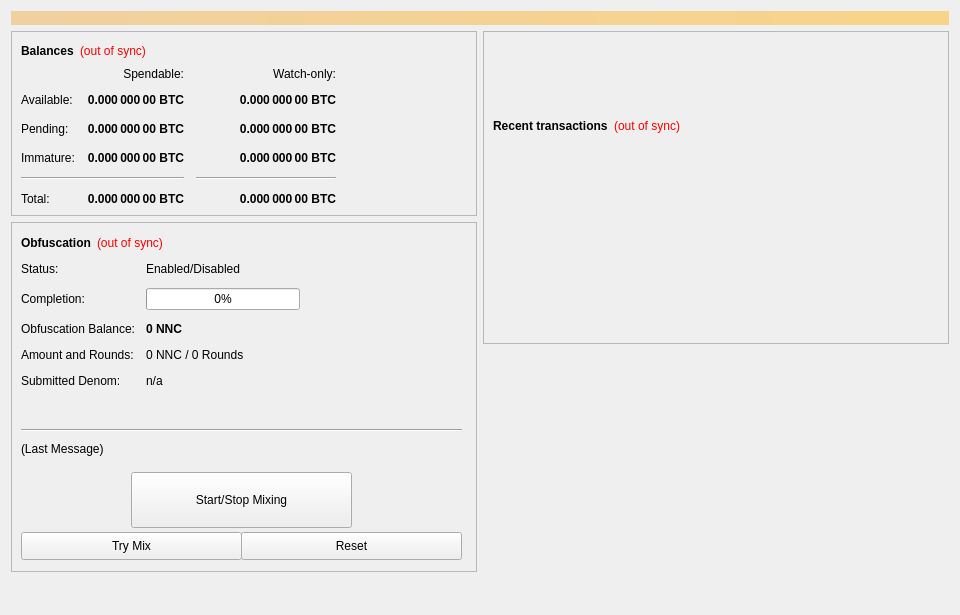
<?xml version="1.0" encoding="UTF-8"?>
<ui version="4.0">
 <class>OverviewPage</class>
 <widget class="QWidget" name="OverviewPage">
  <property name="geometry">
   <rect>
    <x>0</x>
    <y>0</y>
    <width>960</width>
    <height>615</height>
   </rect>
  </property>
  <property name="minimumSize">
   <size>
    <width>960</width>
    <height>0</height>
   </size>
  </property>
  <property name="windowTitle">
   <string>Form</string>
  </property>
  <layout class="QVBoxLayout" name="topLayout">
   <item>
    <widget class="QLabel" name="labelAlerts">
     <property name="visible">
      <bool>false</bool>
     </property>
     <property name="styleSheet">
      <string notr="true">background-color: qlineargradient(x1: 0, y1: 0, x2: 1, y2: 0, stop:0 #F0D0A0, stop:1 #F8D488); color:#000000;</string>
     </property>
     <property name="wordWrap">
      <bool>true</bool>
     </property>
     <property name="margin">
      <number>3</number>
     </property>
    </widget>
   </item>
   <item>
    <layout class="QHBoxLayout" name="horizontalLayout" stretch="1,1">
     <item>
      <layout class="QVBoxLayout" name="verticalLayout_2">
       <item>
        <widget class="QFrame" name="frame">
         <property name="frameShape">
          <enum>QFrame::StyledPanel</enum>
         </property>
         <property name="frameShadow">
          <enum>QFrame::Raised</enum>
         </property>
         <layout class="QVBoxLayout" name="verticalLayout_4">
          <item>
           <layout class="QHBoxLayout" name="horizontalLayout_4">
            <item>
             <widget class="QLabel" name="label_5">
              <property name="font">
               <font>
                <weight>75</weight>
                <bold>true</bold>
               </font>
              </property>
              <property name="text">
               <string>Balances</string>
              </property>
             </widget>
            </item>
            <item>
             <widget class="QLabel" name="labelWalletStatus">
              <property name="cursor">
               <cursorShape>WhatsThisCursor</cursorShape>
              </property>
              <property name="toolTip">
               <string>The displayed information may be out of date. Your wallet automatically synchronizes with the NanuCoin network after a connection is established, but this process has not completed yet.</string>
              </property>
              <property name="styleSheet">
               <string notr="true">QLabel { color: red; }</string>
              </property>
              <property name="text">
               <string notr="true">(out of sync)</string>
              </property>
              <property name="alignment">
               <set>Qt::AlignLeading|Qt::AlignLeft|Qt::AlignVCenter</set>
              </property>
             </widget>
            </item>
            <item>
             <spacer name="horizontalSpacer_3">
              <property name="orientation">
               <enum>Qt::Horizontal</enum>
              </property>
              <property name="sizeHint" stdset="0">
               <size>
                <width>40</width>
                <height>20</height>
               </size>
              </property>
             </spacer>
            </item>
           </layout>
          </item>
          <item>
           <layout class="QGridLayout" name="gridLayout">
            <property name="spacing">
             <number>12</number>
            </property>
            <item row="2" column="2">
             <widget class="QLabel" name="labelWatchPending">
              <property name="font">
               <font>
                <weight>75</weight>
                <bold>true</bold>
               </font>
              </property>
              <property name="cursor">
               <cursorShape>IBeamCursor</cursorShape>
              </property>
              <property name="toolTip">
               <string>Unconfirmed transactions to watch-only addresses</string>
              </property>
              <property name="text">
               <string notr="true">0.000 000 00 BTC</string>
              </property>
              <property name="alignment">
               <set>Qt::AlignRight|Qt::AlignTrailing|Qt::AlignVCenter</set>
              </property>
              <property name="textInteractionFlags">
               <set>Qt::LinksAccessibleByMouse|Qt::TextSelectableByKeyboard|Qt::TextSelectableByMouse</set>
              </property>
             </widget>
            </item>
            <item row="2" column="1">
             <widget class="QLabel" name="labelUnconfirmed">
              <property name="font">
               <font>
                <weight>75</weight>
                <bold>true</bold>
               </font>
              </property>
              <property name="cursor">
               <cursorShape>IBeamCursor</cursorShape>
              </property>
              <property name="toolTip">
               <string>Total of transactions that have yet to be confirmed, and do not yet count toward the spendable balance</string>
              </property>
              <property name="text">
               <string notr="true">0.000 000 00 BTC</string>
              </property>
              <property name="alignment">
               <set>Qt::AlignRight|Qt::AlignTrailing|Qt::AlignVCenter</set>
              </property>
              <property name="textInteractionFlags">
               <set>Qt::LinksAccessibleByMouse|Qt::TextSelectableByKeyboard|Qt::TextSelectableByMouse</set>
              </property>
             </widget>
            </item>
            <item row="3" column="2">
             <widget class="QLabel" name="labelWatchImmature">
              <property name="font">
               <font>
                <weight>75</weight>
                <bold>true</bold>
               </font>
              </property>
              <property name="cursor">
               <cursorShape>IBeamCursor</cursorShape>
              </property>
              <property name="toolTip">
               <string>Staked or masternode rewards in watch-only addresses that has not yet matured</string>
              </property>
              <property name="text">
               <string notr="true">0.000 000 00 BTC</string>
              </property>
              <property name="alignment">
               <set>Qt::AlignRight|Qt::AlignTrailing|Qt::AlignVCenter</set>
              </property>
              <property name="textInteractionFlags">
               <set>Qt::LinksAccessibleByMouse|Qt::TextSelectableByKeyboard|Qt::TextSelectableByMouse</set>
              </property>
             </widget>
            </item>
            <item row="4" column="0" colspan="2">
             <widget class="Line" name="lineSpendableBalance">
              <property name="orientation">
               <enum>Qt::Horizontal</enum>
              </property>
             </widget>
            </item>
            <item row="4" column="2">
             <widget class="Line" name="lineWatchBalance">
              <property name="sizePolicy">
               <sizepolicy hsizetype="Preferred" vsizetype="Fixed">
                <horstretch>0</horstretch>
                <verstretch>0</verstretch>
               </sizepolicy>
              </property>
              <property name="minimumSize">
               <size>
                <width>140</width>
                <height>0</height>
               </size>
              </property>
              <property name="orientation">
               <enum>Qt::Horizontal</enum>
              </property>
             </widget>
            </item>
            <item row="5" column="0">
             <widget class="QLabel" name="labelTotalText">
              <property name="text">
               <string>Total:</string>
              </property>
             </widget>
            </item>
            <item row="3" column="1">
             <widget class="QLabel" name="labelImmature">
              <property name="font">
               <font>
                <weight>75</weight>
                <bold>true</bold>
               </font>
              </property>
              <property name="cursor">
               <cursorShape>IBeamCursor</cursorShape>
              </property>
              <property name="toolTip">
               <string>Staked or masternode rewards that has not yet matured</string>
              </property>
              <property name="text">
               <string notr="true">0.000 000 00 BTC</string>
              </property>
              <property name="alignment">
               <set>Qt::AlignRight|Qt::AlignTrailing|Qt::AlignVCenter</set>
              </property>
              <property name="textInteractionFlags">
               <set>Qt::LinksAccessibleByMouse|Qt::TextSelectableByKeyboard|Qt::TextSelectableByMouse</set>
              </property>
             </widget>
            </item>
            <item row="2" column="3">
             <spacer name="horizontalSpacer_2">
              <property name="orientation">
               <enum>Qt::Horizontal</enum>
              </property>
              <property name="sizeHint" stdset="0">
               <size>
                <width>40</width>
                <height>20</height>
               </size>
              </property>
             </spacer>
            </item>
            <item row="3" column="0">
             <widget class="QLabel" name="labelImmatureText">
              <property name="text">
               <string>Immature:</string>
              </property>
             </widget>
            </item>
            <item row="5" column="1">
             <widget class="QLabel" name="labelTotal">
              <property name="font">
               <font>
                <weight>75</weight>
                <bold>true</bold>
               </font>
              </property>
              <property name="cursor">
               <cursorShape>IBeamCursor</cursorShape>
              </property>
              <property name="toolTip">
               <string>Your current total balance</string>
              </property>
              <property name="text">
               <string notr="true">0.000 000 00 BTC</string>
              </property>
              <property name="alignment">
               <set>Qt::AlignRight|Qt::AlignTrailing|Qt::AlignVCenter</set>
              </property>
              <property name="textInteractionFlags">
               <set>Qt::LinksAccessibleByMouse|Qt::TextSelectableByKeyboard|Qt::TextSelectableByMouse</set>
              </property>
             </widget>
            </item>
            <item row="5" column="2">
             <widget class="QLabel" name="labelWatchTotal">
              <property name="font">
               <font>
                <weight>75</weight>
                <bold>true</bold>
               </font>
              </property>
              <property name="cursor">
               <cursorShape>IBeamCursor</cursorShape>
              </property>
              <property name="toolTip">
               <string>Current total balance in watch-only addresses</string>
              </property>
              <property name="text">
               <string notr="true">0.000 000 00 BTC</string>
              </property>
              <property name="alignment">
               <set>Qt::AlignRight|Qt::AlignTrailing|Qt::AlignVCenter</set>
              </property>
              <property name="textInteractionFlags">
               <set>Qt::LinksAccessibleByMouse|Qt::TextSelectableByKeyboard|Qt::TextSelectableByMouse</set>
              </property>
             </widget>
            </item>
            <item row="0" column="2">
             <widget class="QLabel" name="labelWatchonly">
              <property name="text">
               <string>Watch-only:</string>
              </property>
              <property name="alignment">
               <set>Qt::AlignRight|Qt::AlignTrailing|Qt::AlignVCenter</set>
              </property>
             </widget>
            </item>
            <item row="1" column="0">
             <widget class="QLabel" name="labelBalanceText">
              <property name="text">
               <string>Available:</string>
              </property>
             </widget>
            </item>
            <item row="1" column="1">
             <widget class="QLabel" name="labelBalance">
              <property name="font">
               <font>
                <weight>75</weight>
                <bold>true</bold>
               </font>
              </property>
              <property name="cursor">
               <cursorShape>IBeamCursor</cursorShape>
              </property>
              <property name="toolTip">
               <string>Your current spendable balance</string>
              </property>
              <property name="text">
               <string notr="true">0.000 000 00 BTC</string>
              </property>
              <property name="alignment">
               <set>Qt::AlignRight|Qt::AlignTrailing|Qt::AlignVCenter</set>
              </property>
              <property name="textInteractionFlags">
               <set>Qt::LinksAccessibleByMouse|Qt::TextSelectableByKeyboard|Qt::TextSelectableByMouse</set>
              </property>
             </widget>
            </item>
            <item row="1" column="2">
             <widget class="QLabel" name="labelWatchAvailable">
              <property name="font">
               <font>
                <weight>75</weight>
                <bold>true</bold>
               </font>
              </property>
              <property name="cursor">
               <cursorShape>IBeamCursor</cursorShape>
              </property>
              <property name="toolTip">
               <string>Your current balance in watch-only addresses</string>
              </property>
              <property name="text">
               <string notr="true">0.000 000 00 BTC</string>
              </property>
              <property name="alignment">
               <set>Qt::AlignRight|Qt::AlignTrailing|Qt::AlignVCenter</set>
              </property>
              <property name="textInteractionFlags">
               <set>Qt::LinksAccessibleByMouse|Qt::TextSelectableByKeyboard|Qt::TextSelectableByMouse</set>
              </property>
             </widget>
            </item>
            <item row="2" column="0">
             <widget class="QLabel" name="labelPendingText">
              <property name="text">
               <string>Pending:</string>
              </property>
             </widget>
            </item>
            <item row="0" column="1">
             <widget class="QLabel" name="labelSpendable">
              <property name="text">
               <string>Spendable:</string>
              </property>
              <property name="alignment">
               <set>Qt::AlignRight|Qt::AlignTrailing|Qt::AlignVCenter</set>
              </property>
             </widget>
            </item>
           </layout>
          </item>
         </layout>
        </widget>
       </item>
       <item>
        <widget class="QFrame" name="frameObfuscation">
         <property name="minimumSize">
          <size>
           <width>0</width>
           <height>350</height>
          </size>
         </property>
         <property name="layoutDirection">
          <enum>Qt::LeftToRight</enum>
         </property>
         <property name="frameShape">
          <enum>QFrame::StyledPanel</enum>
         </property>
         <property name="frameShadow">
          <enum>QFrame::Raised</enum>
         </property>
         <widget class="QWidget" name="formLayoutWidget">
          <property name="geometry">
           <rect>
            <x>10</x>
            <y>40</y>
            <width>451</width>
            <height>161</height>
           </rect>
          </property>
          <layout class="QFormLayout" name="formLayout">
           <property name="fieldGrowthPolicy">
            <enum>QFormLayout::AllNonFixedFieldsGrow</enum>
           </property>
           <property name="horizontalSpacing">
            <number>11</number>
           </property>
           <property name="verticalSpacing">
            <number>12</number>
           </property>
           <item row="0" column="0">
            <widget class="QLabel" name="label_6">
             <property name="text">
              <string>Status:</string>
             </property>
            </widget>
           </item>
           <item row="1" column="0">
            <widget class="QLabel" name="label_7">
             <property name="text">
              <string>Completion:</string>
             </property>
            </widget>
           </item>
           <item row="1" column="1">
            <widget class="QProgressBar" name="obfuscationProgress">
             <property name="maximumSize">
              <size>
               <width>154</width>
               <height>16777215</height>
              </size>
             </property>
             <property name="value">
              <number>0</number>
             </property>
            </widget>
           </item>
           <item row="2" column="0">
            <widget class="QLabel" name="labelAnonymizedText">
             <property name="text">
              <string>Obfuscation Balance:</string>
             </property>
            </widget>
           </item>
           <item row="2" column="1">
            <widget class="QLabel" name="labelAnonymized">
             <property name="font">
              <font>
               <weight>75</weight>
               <bold>true</bold>
              </font>
             </property>
             <property name="text">
              <string notr="true">0 NNC</string>
             </property>
            </widget>
           </item>
           <item row="3" column="0">
            <widget class="QLabel" name="label_8">
             <property name="text">
              <string>Amount and Rounds:</string>
             </property>
            </widget>
           </item>
           <item row="3" column="1">
            <widget class="QLabel" name="labelAmountRounds">
             <property name="text">
              <string>0 NNC / 0 Rounds</string>
             </property>
            </widget>
           </item>
           <item row="4" column="0">
            <widget class="QLabel" name="label_9">
             <property name="text">
              <string>Submitted Denom:</string>
             </property>
            </widget>
           </item>
           <item row="4" column="1">
            <widget class="QLabel" name="labelSubmittedDenom">
             <property name="toolTip">
              <string>The denominations you submitted to the Masternode.&lt;br&gt;To mix, other users must submit the exact same denominations.</string>
             </property>
             <property name="text">
              <string>n/a</string>
             </property>
            </widget>
           </item>
           <item row="0" column="1">
            <widget class="QLabel" name="obfuscationEnabled">
             <property name="text">
              <string>Enabled/Disabled</string>
             </property>
            </widget>
           </item>
          </layout>
         </widget>
         <widget class="QPushButton" name="runAutoDenom">
          <property name="geometry">
           <rect>
            <x>251</x>
            <y>17</y>
            <width>1</width>
            <height>1</height>
           </rect>
          </property>
          <property name="palette">
           <palette>
            <active>
             <colorrole role="WindowText">
              <brush brushstyle="SolidPattern">
               <color alpha="255">
                <red>0</red>
                <green>0</green>
                <blue>0</blue>
               </color>
              </brush>
             </colorrole>
             <colorrole role="Button">
              <brush brushstyle="SolidPattern">
               <color alpha="255">
                <red>239</red>
                <green>238</green>
                <blue>238</blue>
               </color>
              </brush>
             </colorrole>
             <colorrole role="Light">
              <brush brushstyle="SolidPattern">
               <color alpha="255">
                <red>255</red>
                <green>255</green>
                <blue>255</blue>
               </color>
              </brush>
             </colorrole>
             <colorrole role="Midlight">
              <brush brushstyle="SolidPattern">
               <color alpha="255">
                <red>247</red>
                <green>246</green>
                <blue>246</blue>
               </color>
              </brush>
             </colorrole>
             <colorrole role="Dark">
              <brush brushstyle="SolidPattern">
               <color alpha="255">
                <red>119</red>
                <green>119</green>
                <blue>119</blue>
               </color>
              </brush>
             </colorrole>
             <colorrole role="Mid">
              <brush brushstyle="SolidPattern">
               <color alpha="255">
                <red>159</red>
                <green>159</green>
                <blue>159</blue>
               </color>
              </brush>
             </colorrole>
             <colorrole role="Text">
              <brush brushstyle="SolidPattern">
               <color alpha="255">
                <red>0</red>
                <green>0</green>
                <blue>0</blue>
               </color>
              </brush>
             </colorrole>
             <colorrole role="BrightText">
              <brush brushstyle="SolidPattern">
               <color alpha="255">
                <red>255</red>
                <green>255</green>
                <blue>255</blue>
               </color>
              </brush>
             </colorrole>
             <colorrole role="ButtonText">
              <brush brushstyle="SolidPattern">
               <color alpha="255">
                <red>0</red>
                <green>0</green>
                <blue>0</blue>
               </color>
              </brush>
             </colorrole>
             <colorrole role="Base">
              <brush brushstyle="SolidPattern">
               <color alpha="255">
                <red>255</red>
                <green>255</green>
                <blue>255</blue>
               </color>
              </brush>
             </colorrole>
             <colorrole role="Window">
              <brush brushstyle="SolidPattern">
               <color alpha="255">
                <red>239</red>
                <green>238</green>
                <blue>238</blue>
               </color>
              </brush>
             </colorrole>
             <colorrole role="Shadow">
              <brush brushstyle="SolidPattern">
               <color alpha="255">
                <red>0</red>
                <green>0</green>
                <blue>0</blue>
               </color>
              </brush>
             </colorrole>
             <colorrole role="AlternateBase">
              <brush brushstyle="SolidPattern">
               <color alpha="255">
                <red>247</red>
                <green>246</green>
                <blue>246</blue>
               </color>
              </brush>
             </colorrole>
             <colorrole role="ToolTipBase">
              <brush brushstyle="SolidPattern">
               <color alpha="255">
                <red>255</red>
                <green>255</green>
                <blue>220</blue>
               </color>
              </brush>
             </colorrole>
             <colorrole role="ToolTipText">
              <brush brushstyle="SolidPattern">
               <color alpha="255">
                <red>0</red>
                <green>0</green>
                <blue>0</blue>
               </color>
              </brush>
             </colorrole>
            </active>
            <inactive>
             <colorrole role="WindowText">
              <brush brushstyle="SolidPattern">
               <color alpha="255">
                <red>0</red>
                <green>0</green>
                <blue>0</blue>
               </color>
              </brush>
             </colorrole>
             <colorrole role="Button">
              <brush brushstyle="SolidPattern">
               <color alpha="255">
                <red>239</red>
                <green>238</green>
                <blue>238</blue>
               </color>
              </brush>
             </colorrole>
             <colorrole role="Light">
              <brush brushstyle="SolidPattern">
               <color alpha="255">
                <red>255</red>
                <green>255</green>
                <blue>255</blue>
               </color>
              </brush>
             </colorrole>
             <colorrole role="Midlight">
              <brush brushstyle="SolidPattern">
               <color alpha="255">
                <red>247</red>
                <green>246</green>
                <blue>246</blue>
               </color>
              </brush>
             </colorrole>
             <colorrole role="Dark">
              <brush brushstyle="SolidPattern">
               <color alpha="255">
                <red>119</red>
                <green>119</green>
                <blue>119</blue>
               </color>
              </brush>
             </colorrole>
             <colorrole role="Mid">
              <brush brushstyle="SolidPattern">
               <color alpha="255">
                <red>159</red>
                <green>159</green>
                <blue>159</blue>
               </color>
              </brush>
             </colorrole>
             <colorrole role="Text">
              <brush brushstyle="SolidPattern">
               <color alpha="255">
                <red>0</red>
                <green>0</green>
                <blue>0</blue>
               </color>
              </brush>
             </colorrole>
             <colorrole role="BrightText">
              <brush brushstyle="SolidPattern">
               <color alpha="255">
                <red>255</red>
                <green>255</green>
                <blue>255</blue>
               </color>
              </brush>
             </colorrole>
             <colorrole role="ButtonText">
              <brush brushstyle="SolidPattern">
               <color alpha="255">
                <red>0</red>
                <green>0</green>
                <blue>0</blue>
               </color>
              </brush>
             </colorrole>
             <colorrole role="Base">
              <brush brushstyle="SolidPattern">
               <color alpha="255">
                <red>255</red>
                <green>255</green>
                <blue>255</blue>
               </color>
              </brush>
             </colorrole>
             <colorrole role="Window">
              <brush brushstyle="SolidPattern">
               <color alpha="255">
                <red>239</red>
                <green>238</green>
                <blue>238</blue>
               </color>
              </brush>
             </colorrole>
             <colorrole role="Shadow">
              <brush brushstyle="SolidPattern">
               <color alpha="255">
                <red>0</red>
                <green>0</green>
                <blue>0</blue>
               </color>
              </brush>
             </colorrole>
             <colorrole role="AlternateBase">
              <brush brushstyle="SolidPattern">
               <color alpha="255">
                <red>247</red>
                <green>246</green>
                <blue>246</blue>
               </color>
              </brush>
             </colorrole>
             <colorrole role="ToolTipBase">
              <brush brushstyle="SolidPattern">
               <color alpha="255">
                <red>255</red>
                <green>255</green>
                <blue>220</blue>
               </color>
              </brush>
             </colorrole>
             <colorrole role="ToolTipText">
              <brush brushstyle="SolidPattern">
               <color alpha="255">
                <red>0</red>
                <green>0</green>
                <blue>0</blue>
               </color>
              </brush>
             </colorrole>
            </inactive>
            <disabled>
             <colorrole role="WindowText">
              <brush brushstyle="SolidPattern">
               <color alpha="255">
                <red>119</red>
                <green>119</green>
                <blue>119</blue>
               </color>
              </brush>
             </colorrole>
             <colorrole role="Button">
              <brush brushstyle="SolidPattern">
               <color alpha="255">
                <red>239</red>
                <green>238</green>
                <blue>238</blue>
               </color>
              </brush>
             </colorrole>
             <colorrole role="Light">
              <brush brushstyle="SolidPattern">
               <color alpha="255">
                <red>255</red>
                <green>255</green>
                <blue>255</blue>
               </color>
              </brush>
             </colorrole>
             <colorrole role="Midlight">
              <brush brushstyle="SolidPattern">
               <color alpha="255">
                <red>247</red>
                <green>246</green>
                <blue>246</blue>
               </color>
              </brush>
             </colorrole>
             <colorrole role="Dark">
              <brush brushstyle="SolidPattern">
               <color alpha="255">
                <red>119</red>
                <green>119</green>
                <blue>119</blue>
               </color>
              </brush>
             </colorrole>
             <colorrole role="Mid">
              <brush brushstyle="SolidPattern">
               <color alpha="255">
                <red>159</red>
                <green>159</green>
                <blue>159</blue>
               </color>
              </brush>
             </colorrole>
             <colorrole role="Text">
              <brush brushstyle="SolidPattern">
               <color alpha="255">
                <red>119</red>
                <green>119</green>
                <blue>119</blue>
               </color>
              </brush>
             </colorrole>
             <colorrole role="BrightText">
              <brush brushstyle="SolidPattern">
               <color alpha="255">
                <red>255</red>
                <green>255</green>
                <blue>255</blue>
               </color>
              </brush>
             </colorrole>
             <colorrole role="ButtonText">
              <brush brushstyle="SolidPattern">
               <color alpha="255">
                <red>119</red>
                <green>119</green>
                <blue>119</blue>
               </color>
              </brush>
             </colorrole>
             <colorrole role="Base">
              <brush brushstyle="SolidPattern">
               <color alpha="255">
                <red>239</red>
                <green>238</green>
                <blue>238</blue>
               </color>
              </brush>
             </colorrole>
             <colorrole role="Window">
              <brush brushstyle="SolidPattern">
               <color alpha="255">
                <red>239</red>
                <green>238</green>
                <blue>238</blue>
               </color>
              </brush>
             </colorrole>
             <colorrole role="Shadow">
              <brush brushstyle="SolidPattern">
               <color alpha="255">
                <red>0</red>
                <green>0</green>
                <blue>0</blue>
               </color>
              </brush>
             </colorrole>
             <colorrole role="AlternateBase">
              <brush brushstyle="SolidPattern">
               <color alpha="255">
                <red>239</red>
                <green>238</green>
                <blue>238</blue>
               </color>
              </brush>
             </colorrole>
             <colorrole role="ToolTipBase">
              <brush brushstyle="SolidPattern">
               <color alpha="255">
                <red>255</red>
                <green>255</green>
                <blue>220</blue>
               </color>
              </brush>
             </colorrole>
             <colorrole role="ToolTipText">
              <brush brushstyle="SolidPattern">
               <color alpha="255">
                <red>0</red>
                <green>0</green>
                <blue>0</blue>
               </color>
              </brush>
             </colorrole>
            </disabled>
           </palette>
          </property>
          <property name="focusPolicy">
           <enum>Qt::NoFocus</enum>
          </property>
          <property name="autoFillBackground">
           <bool>true</bool>
          </property>
          <property name="text">
           <string/>
          </property>
          <property name="flat">
           <bool>true</bool>
          </property>
         </widget>
         <widget class="QPushButton" name="toggleObfuscation">
          <property name="geometry">
           <rect>
            <x>120</x>
            <y>250</y>
            <width>221</width>
            <height>56</height>
           </rect>
          </property>
          <property name="sizePolicy">
           <sizepolicy hsizetype="MinimumExpanding" vsizetype="Fixed">
            <horstretch>0</horstretch>
            <verstretch>0</verstretch>
           </sizepolicy>
          </property>
          <property name="text">
           <string>Start/Stop Mixing</string>
          </property>
         </widget>
         <widget class="Line" name="lineLastMessage">
          <property name="geometry">
           <rect>
            <x>10</x>
            <y>200</y>
            <width>441</width>
            <height>16</height>
           </rect>
          </property>
          <property name="orientation">
           <enum>Qt::Horizontal</enum>
          </property>
         </widget>
         <widget class="QLabel" name="obfuscationStatus">
          <property name="geometry">
           <rect>
            <x>10</x>
            <y>220</y>
            <width>451</width>
            <height>61</height>
           </rect>
          </property>
          <property name="minimumSize">
           <size>
            <width>288</width>
            <height>43</height>
           </size>
          </property>
          <property name="text">
           <string>(Last Message)</string>
          </property>
          <property name="alignment">
           <set>Qt::AlignLeading|Qt::AlignLeft|Qt::AlignTop</set>
          </property>
          <property name="wordWrap">
           <bool>true</bool>
          </property>
         </widget>
         <widget class="QPushButton" name="obfuscationAuto">
          <property name="geometry">
           <rect>
            <x>10</x>
            <y>310</y>
            <width>221</width>
            <height>28</height>
           </rect>
          </property>
          <property name="sizePolicy">
           <sizepolicy hsizetype="MinimumExpanding" vsizetype="Fixed">
            <horstretch>0</horstretch>
            <verstretch>0</verstretch>
           </sizepolicy>
          </property>
          <property name="toolTip">
           <string>Try to manually submit a Obfuscation request.</string>
          </property>
          <property name="text">
           <string>Try Mix</string>
          </property>
         </widget>
         <widget class="QPushButton" name="obfuscationReset">
          <property name="geometry">
           <rect>
            <x>230</x>
            <y>310</y>
            <width>221</width>
            <height>28</height>
           </rect>
          </property>
          <property name="sizePolicy">
           <sizepolicy hsizetype="MinimumExpanding" vsizetype="Fixed">
            <horstretch>0</horstretch>
            <verstretch>0</verstretch>
           </sizepolicy>
          </property>
          <property name="toolTip">
           <string>Reset the current status of Obfuscation (can interrupt Obfuscation if it's in the process of Mixing, which can cost you money!)</string>
          </property>
          <property name="autoFillBackground">
           <bool>false</bool>
          </property>
          <property name="text">
           <string>Reset</string>
          </property>
         </widget>
         <widget class="QWidget" name="layoutWidget">
          <property name="geometry">
           <rect>
            <x>10</x>
            <y>10</y>
            <width>431</width>
            <height>22</height>
           </rect>
          </property>
          <layout class="QHBoxLayout" name="horizontalLayout_5">
           <item>
            <widget class="QLabel" name="label_2">
             <property name="font">
              <font>
               <weight>75</weight>
               <bold>true</bold>
              </font>
             </property>
             <property name="text">
              <string>Obfuscation</string>
             </property>
            </widget>
           </item>
           <item>
            <widget class="QLabel" name="labelObfuscationSyncStatus">
             <property name="toolTip">
              <string>The displayed information may be out of date. Your wallet automatically synchronizes with the NanuCoin network after a connection is established, but this process has not completed yet.</string>
             </property>
             <property name="styleSheet">
              <string notr="true">QLabel { color: red; }</string>
             </property>
             <property name="text">
              <string notr="true">(out of sync)</string>
             </property>
             <property name="alignment">
              <set>Qt::AlignLeading|Qt::AlignLeft|Qt::AlignVCenter</set>
             </property>
            </widget>
           </item>
           <item>
            <spacer name="horizontalSpacer_4">
             <property name="orientation">
              <enum>Qt::Horizontal</enum>
             </property>
             <property name="sizeHint" stdset="0">
              <size>
               <width>40</width>
               <height>20</height>
              </size>
             </property>
            </spacer>
           </item>
          </layout>
         </widget>
        </widget>
       </item>
       <item>
        <spacer name="verticalSpacer">
         <property name="orientation">
          <enum>Qt::Vertical</enum>
         </property>
         <property name="sizeHint" stdset="0">
          <size>
           <width>20</width>
           <height>40</height>
          </size>
         </property>
        </spacer>
       </item>
      </layout>
     </item>
     <item>
      <layout class="QVBoxLayout" name="verticalLayout_3">
       <item>
        <widget class="QFrame" name="frame_2">
         <property name="frameShape">
          <enum>QFrame::StyledPanel</enum>
         </property>
         <property name="frameShadow">
          <enum>QFrame::Raised</enum>
         </property>
         <layout class="QVBoxLayout" name="verticalLayout">
          <item>
           <spacer name="verticalSpacer_3">
            <property name="orientation">
             <enum>Qt::Vertical</enum>
            </property>
            <property name="sizeType">
             <enum>QSizePolicy::Fixed</enum>
            </property>
            <property name="sizeHint" stdset="0">
             <size>
              <width>20</width>
              <height>75</height>
             </size>
            </property>
           </spacer>
          </item>
          <item>
           <layout class="QHBoxLayout" name="horizontalLayout_2">
            <item>
             <widget class="QLabel" name="label_4">
              <property name="font">
               <font>
                <weight>75</weight>
                <bold>true</bold>
               </font>
              </property>
              <property name="text">
               <string>Recent transactions</string>
              </property>
             </widget>
            </item>
            <item>
             <widget class="QLabel" name="labelTransactionsStatus">
              <property name="cursor">
               <cursorShape>WhatsThisCursor</cursorShape>
              </property>
              <property name="toolTip">
               <string>The displayed information may be out of date. Your wallet automatically synchronizes with the NanuCoin network after a connection is established, but this process has not completed yet.</string>
              </property>
              <property name="styleSheet">
               <string notr="true">QLabel { color: red; }</string>
              </property>
              <property name="text">
               <string notr="true">(out of sync)</string>
              </property>
              <property name="alignment">
               <set>Qt::AlignRight|Qt::AlignTrailing|Qt::AlignVCenter</set>
              </property>
             </widget>
            </item>
            <item>
             <spacer name="horizontalSpacer">
              <property name="orientation">
               <enum>Qt::Horizontal</enum>
              </property>
              <property name="sizeHint" stdset="0">
               <size>
                <width>40</width>
                <height>20</height>
               </size>
              </property>
             </spacer>
            </item>
           </layout>
          </item>
          <item>
           <widget class="QListView" name="listTransactions">
            <property name="styleSheet">
             <string notr="true">QListView { background: transparent; }</string>
            </property>
            <property name="frameShape">
             <enum>QFrame::NoFrame</enum>
            </property>
            <property name="verticalScrollBarPolicy">
             <enum>Qt::ScrollBarAlwaysOff</enum>
            </property>
            <property name="horizontalScrollBarPolicy">
             <enum>Qt::ScrollBarAlwaysOff</enum>
            </property>
            <property name="selectionMode">
             <enum>QAbstractItemView::NoSelection</enum>
            </property>
           </widget>
          </item>
         </layout>
        </widget>
       </item>
       <item>
        <spacer name="verticalSpacer_2">
         <property name="orientation">
          <enum>Qt::Vertical</enum>
         </property>
         <property name="sizeType">
          <enum>QSizePolicy::Expanding</enum>
         </property>
         <property name="sizeHint" stdset="0">
          <size>
           <width>20</width>
           <height>40</height>
          </size>
         </property>
        </spacer>
       </item>
      </layout>
     </item>
    </layout>
   </item>
  </layout>
 </widget>
 <resources/>
 <connections/>
</ui>
